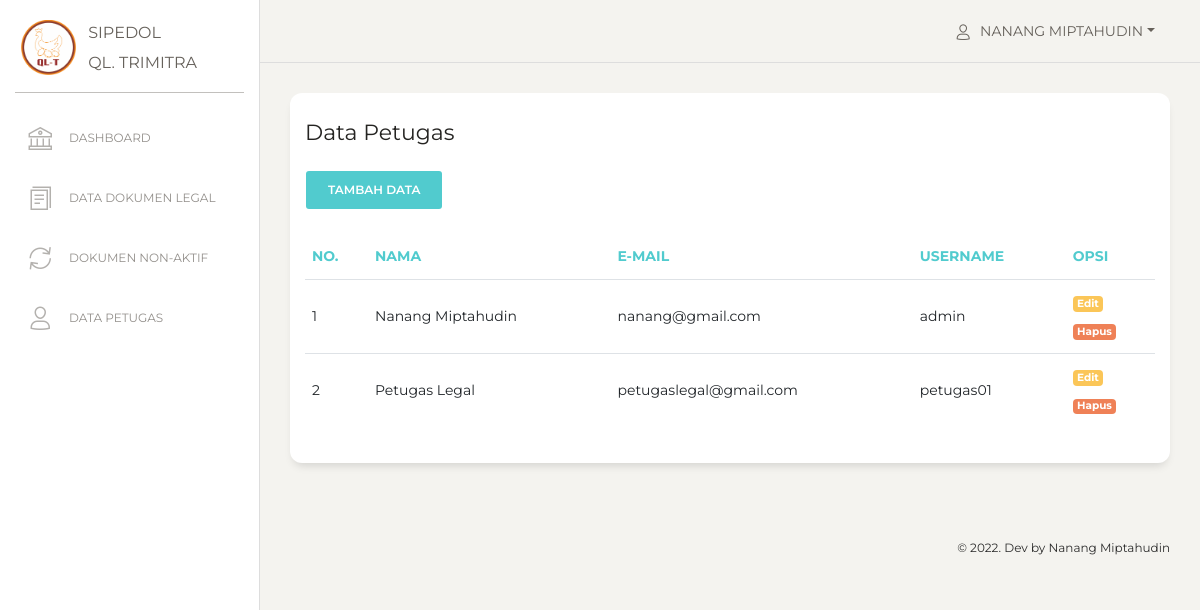
Before: /view_user/index.php (signed in) with the older database file.
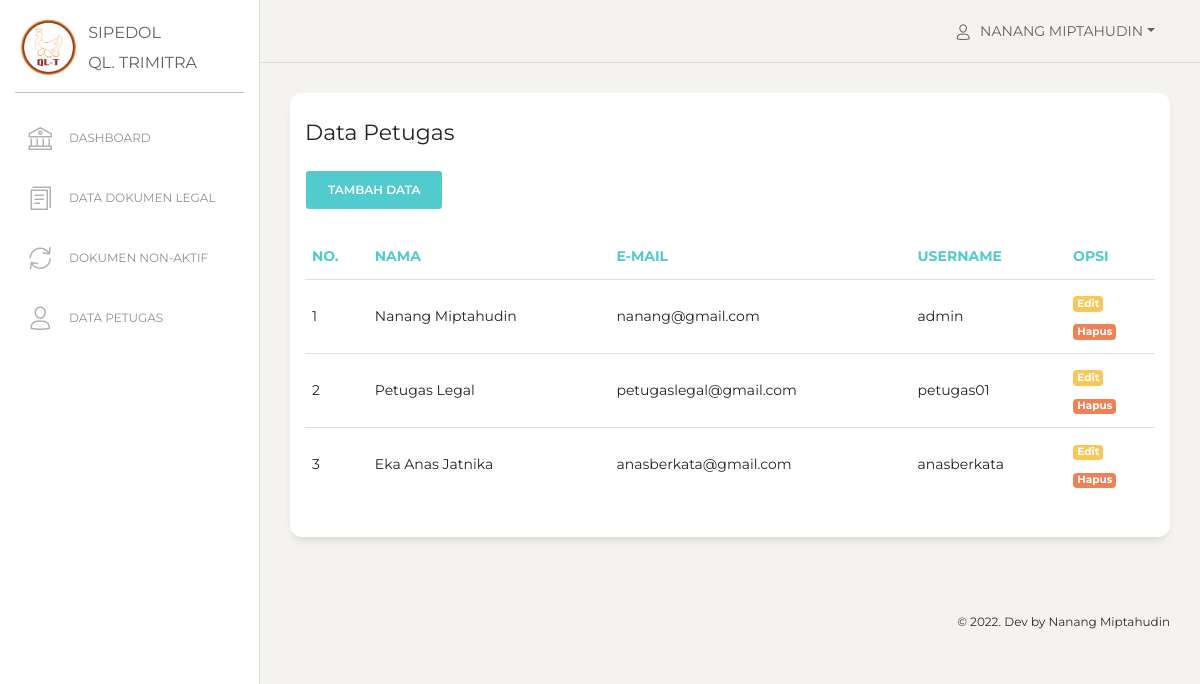
After: the same page with the newer database file.
### tables this page shows
CREATE TABLE `users` (
  `id` int(11) NOT NULL,
  `nama` varchar(255) NOT NULL,
  `email` varchar(255) NOT NULL,
  `username` varchar(255) NOT NULL,
  `password` varchar(255) NOT NULL,
  `role_id` int(11) NOT NULL,
  `date_created` date NOT NULL,
  `is_active` int(11) NOT NULL
);

### functions.php (called while the page is built, shortened)
<?php
$conn = mysqli_connect("localhost", "root", "", "db_sipedol");
function query($query)
{
    global $conn;
    $result = mysqli_query($conn, $query);
    $rows = [];
    while ($row = mysqli_fetch_assoc($result)) {
        $rows[] = $row;
    }
    return $rows;
}

### view_user/index.php (the view)
<?php
include "../view_template/header.php";
include "../view_template/sidebar.php";
include "../view_template/topbar.php";
$users = query("SELECT * FROM users");
?>
<div class="content">
    <div class="row">
        <div class="col-md-12">
            <div class="card ">
                <div class="card-header ">
                    <h5 class="card-title">Data Petugas</h5>
                    <?php if ($user['role_id'] == 1) : ?>
                        <a href="user_add.php" class='btn btn-primary'>
                            <span>Tambah Data</span>
                        </a>
                    <?php else : ?>
                    <?php endif; ?>
                </div>
                <div class="card-body ">
                    <div class="table-responsive">
                        <table class="table">
                            <thead class=" text-primary">
                                <th>No.</th>
                                <th>Nama</th>
                                <th>E-Mail</th>
                                <th>Username</th>
                                <?php if ($user['role_id'] == 1) : ?>
                                    <th>Opsi</th>
                                <?php else : ?>
                                <?php endif; ?>
                            </thead>
                            <tbody>
                                <?php $i = 1; ?>
                                <?php foreach ($users as $u) : ?>
                                    <tr>
                                        <td><?= $i; ?></td>
                                        <td><?= $u["nama"]; ?></td>
                                        <td><?= $u["email"]; ?></td>
                                        <td><?= $u["username"]; ?></td>
                                        <?php if ($user['role_id'] == 1) : ?>
                                            <td>
                                                <a href="user_edit.php?id=<?= $u["id"] ?>" class="badge bg-warning mb-2 text-white">Edit</a> <br>
                                                <a href="user_delete.php?id=<?= $u["id"] ?>" class="badge bg-danger text-white" onclick="return confirm('Yakin akan menghapus data petugas : <?= $u['nama']; ?> ?');">Hapus</a>
                                            </td>
                                        <?php else : ?>
                                        <?php endif; ?>
                                    </tr>
                                    <?php $i++; ?>
                                <?php endforeach; ?>
                            </tbody>
                        </table>
                    </div>
                </div>
            </div>
        </div>
    </div>
</div>
<?php include "../view_template/footer.php"; ?>

### view_template/header.php (shortened to what this page needs)
<?php
require "../functions.php";
?>
<!DOCTYPE html>
<html lang="en">
<head>
    <link href="https://maxcdn.bootstrapcdn.com/font-awesome/latest/css/font-awesome.min.css" rel="stylesheet">
    <link href="../assets/css/bootstrap.min.css" rel="stylesheet" />
    <link href="../assets/css/paper-dashboard.css?v=2.0.1" rel="stylesheet" />
    <link href="../assets/css/my_style.css" rel="stylesheet" />
    <link href="../assets/demo/demo.css" rel="stylesheet" />
</head>
<body class="">

### view_template/sidebar.php
<?php
$id_user = $_SESSION['id'];
$user = query("SELECT * FROM users WHERE id = $id_user")[0];
?>
<div class="sidebar" data-color="white" data-active-color="danger">
    <div class="logo">
        <a href="#" class="simple-text logo-mini">
            <div class="logo-image-small">
                <img src="../assets/img/favicon.png">
            </div>
        </a>
        <a href="#" class="simple-text logo-normal">
            SIPEDOL
            <br>
            QL. TRIMITRA
        </a>
    </div>
    <div class="sidebar-wrapper">
        <ul class="nav">
            <li>
                <a href="../view_admin/index.php">
                    <i class="nc-icon nc-bank"></i>
                    <p>Dashboard</p>
                </a>
            </li>
            <li>
                <a href="../view_legal/index.php">
                    <i class="nc-icon nc-single-copy-04"></i>
                    <p>Data Dokumen Legal</p>
                </a>
            </li>
            <li>
                <a href="../view_legal/legal_non_aktif.php">
                    <i class="nc-icon nc-refresh-69"></i>
                    <p>Dokumen Non-Aktif</p>
                </a>
            </li>
            <li>
                <a href="../view_user/index.php">
                    <i class="nc-icon nc-single-02"></i>
                    <p>Data Petugas</p>
                </a>
            </li>
        </ul>
    </div>
</div>

### view_template/topbar.php (shortened to what this page needs)
<nav class="navbar navbar-expand-lg navbar-absolute fixed-top navbar-transparent">
    <div class="container-fluid">
        <div class="navbar-wrapper">
            <a class="navbar-brand" href="javascript:;">Dashboard</a>
        </div>
        <div class="collapse navbar-collapse justify-content-end" id="navigation">
            <ul class="navbar-nav">
                <li class="nav-item btn-rotate dropdown">
                    <a class="nav-link dropdown-toggle" href="#" id="navbarDropdownMenuLink" data-toggle="dropdown" aria-haspopup="true" aria-expanded="false">
                        <i class="nc-icon nc-single-02"></i>
                        <p>
                            <span class="d-md-block"><?= $user["nama"]; ?></span>
                        </p>
                    </a>
                </li>
            </ul>
        </div>
    </div>
</nav>
<div class="wrapper ">
    <div class="main-panel">

### view_template/footer.php (shortened to what this page needs)
<footer class="footer footer-black  footer-white ">
    <div class="container-fluid">
        <div class="row">
            <div class="credits ml-auto">
                <span class="copyright">
                    © . Dev by Nanang Miptahudin
                </span>
            </div>
        </div>
    </div>
</footer>
</div>
</div>
</body>
</html>

Changed rows visible on the page:
added users: nama "Eka Anas Jatnika", email "anasberkata@gmail.com", username "anasberkata"
